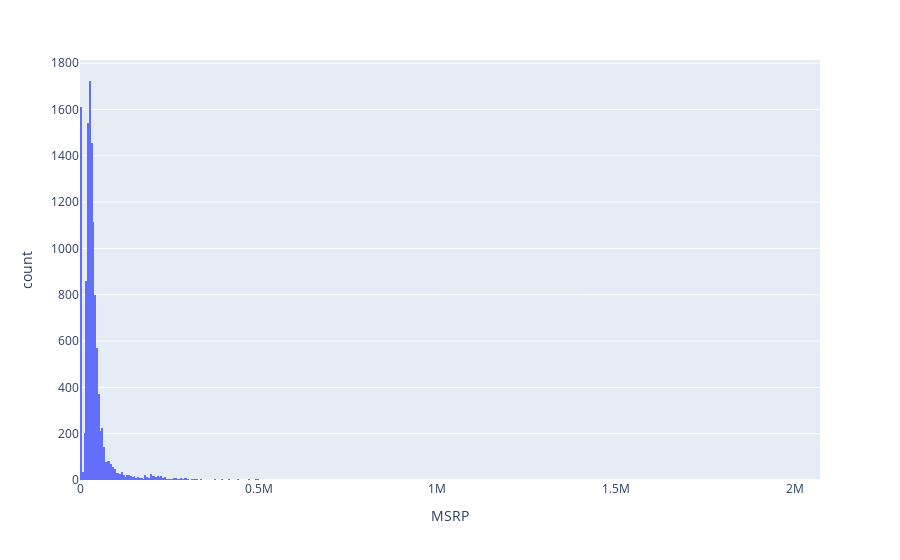

The code cell stored with this chart in its notebook:
### Code cell
px.histogram(df, x="MSRP")

### Figure 1 — Plotly figure (JSON) as saved in the notebook; plotly's stock layout.template omitted (floating-point values rounded to 4 significant figures; data arrays with more than 128 entries replaced by an {"elided": "..."} marker saying what was removed)
{"data": [{"bingroup": "x", "hovertemplate": "MSRP=%{x}<br>count=%{y}<extra></extra>", "legendgroup": "", "marker": {"color": "#636efa", "pattern": {"shape": ""}}, "name": "", "orientation": "v", "showlegend": false, "type": "histogram", "x": {"elided": "11914 int values"}, "xaxis": "x", "yaxis": "y"}], "layout": {"barmode": "relative", "legend": {"tracegroupgap": 0}, "margin": {"t": 60}, "xaxis": {"anchor": "y", "domain": [0, 1], "title": {"text": "MSRP"}}, "yaxis": {"anchor": "x", "domain": [0, 1], "title": {"text": "count"}}}}
